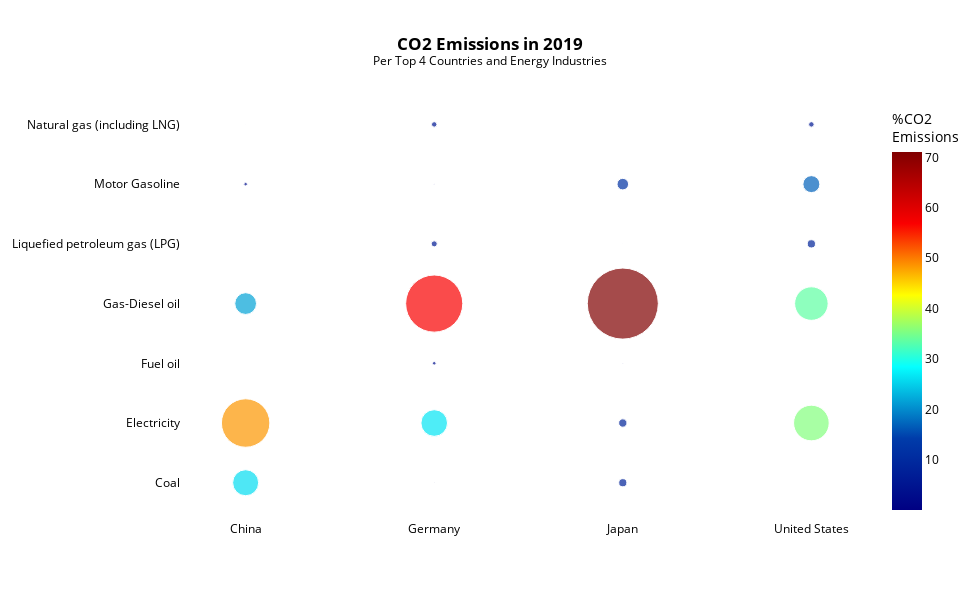

Notebook cell for this chart:
### Markdown cell above
## III. Create the Bubble chart V2 ( Add Title & Update Layout)

### Code cell
# Create the layout of the chart
title = "<b>CO2 Emissions in 2019</b><br><sup>Per Top 4 Countries and Energy Industries</sup>"
layout = go.Layout(width=980, height=600, plot_bgcolor="white", paper_bgcolor="white",
                   showlegend = False, 
                   title = {'text' : title, 'x':0.5, 'xanchor': 'center'}, 
                   font = {"color" : 'black'})

# Create the figure
fig = go.Figure( layout = layout)

# Create the base Scatter Plot
fig.add_trace(go.Scatter(
    # X and Y axis
    x=energy["Area"],
    y=energy["Item"],
    
    # The marker shape and size
    mode='markers', 
    hovertemplate="Country: %{x}<br>" +
                  "Industry: %{y}<br>" +
                  "CO2 Emissions: %{marker.size:,}%" +
                  "<extra></extra>",
    
    marker=dict(color=energy["Perc"],
                size=energy["Perc"],
                showscale=True,
                colorbar=dict(title='%CO2<br>Emissions'),
                opacity=0.7,
                colorscale='Jet')
))

# Show the graph
fig.show()

### Figure 1 — Plotly figure (JSON) as saved in the notebook; plotly's stock layout.template omitted (floating-point values rounded to 4 significant figures)
{"data": [{"hovertemplate": "Country: %{x}<br>Industry: %{y}<br>CO2 Emissions: %{marker.size:,}%<extra></extra>", "marker": {"color": [26.01, 48.46, 0.04, 21.74, 0.11, 3.51, 0.14, 0.36, 26.61, 3.59, 57.13, 6.07, 0.81, 5.43, 8.13, 8.33, 0.73, 71.05, 0.16, 11.56, 0.03, 0.18, 35.63, 0.01, 33.54, 8.21, 16.98, 5.45], "colorbar": {"title": {"text": "%CO2<br>Emissions"}}, "colorscale": [[0, "rgb(0,0,131)"], [0.2, "rgb(0,60,170)"], [0.4, "rgb(5,255,255)"], [0.6, "rgb(255,255,0)"], [0.8, "rgb(250,0,0)"], [1, "rgb(128,0,0)"]], "opacity": 0.7, "showscale": true, "size": [26.01, 48.46, 0.04, 21.74, 0.11, 3.51, 0.14, 0.36, 26.61, 3.59, 57.13, 6.07, 0.81, 5.43, 8.13, 8.33, 0.73, 71.05, 0.16, 11.56, 0.03, 0.18, 35.63, 0.01, 33.54, 8.21, 16.98, 5.45]}, "mode": "markers", "type": "scatter", "x": ["China", "China", "China", "China", "China", "China", "China", "Germany", "Germany", "Germany", "Germany", "Germany", "Germany", "Germany", "Japan", "Japan", "Japan", "Japan", "Japan", "Japan", "Japan", "United States", "United States", "United States", "United States", "United States", "United States", "United States"], "y": ["Coal", "Electricity", "Fuel oil", "Gas-Diesel oil", "Liquefied petroleum gas (LPG)", "Motor Gasoline", "Natural gas (including LNG)", "Coal", "Electricity", "Fuel oil", "Gas-Diesel oil", "Liquefied petroleum gas (LPG)", "Motor Gasoline", "Natural gas (including LNG)", "Coal", "Electricity", "Fuel oil", "Gas-Diesel oil", "Liquefied petroleum gas (LPG)", "Motor Gasoline", "Natural gas (including LNG)", "Coal", "Electricity", "Fuel oil", "Gas-Diesel oil", "Liquefied petroleum gas (LPG)", "Motor Gasoline", "Natural gas (including LNG)"]}], "layout": {"font": {"color": "black"}, "height": 600, "paper_bgcolor": "white", "plot_bgcolor": "white", "showlegend": false, "title": {"text": "<b>CO2 Emissions in 2019</b><br><sup>Per Top 4 Countries and Energy Industries</sup>", "x": 0.5, "xanchor": "center"}, "width": 980}}
